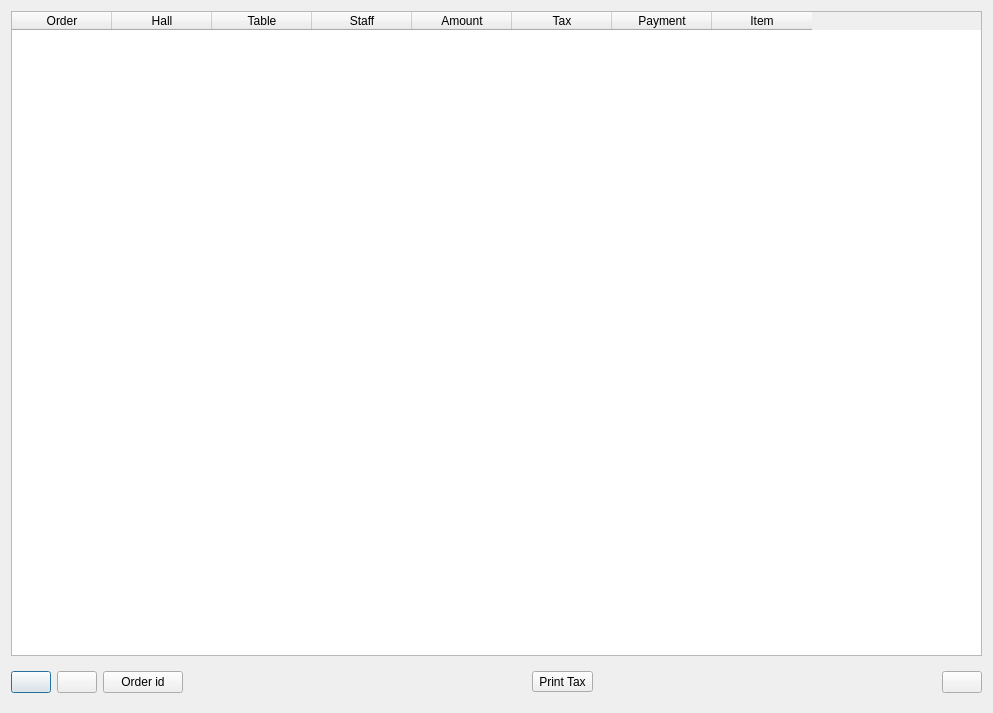
<?xml version="1.0" encoding="UTF-8"?>
<ui version="4.0">
 <class>DlgOrders</class>
 <widget class="QDialog" name="DlgOrders">
  <property name="geometry">
   <rect>
    <x>0</x>
    <y>0</y>
    <width>993</width>
    <height>713</height>
   </rect>
  </property>
  <property name="windowTitle">
   <string>Print Tax</string>
  </property>
  <layout class="QVBoxLayout" name="verticalLayout">
   <item>
    <widget class="QTableWidget" name="tblData">
     <property name="selectionMode">
      <enum>QAbstractItemView::SingleSelection</enum>
     </property>
     <property name="selectionBehavior">
      <enum>QAbstractItemView::SelectRows</enum>
     </property>
     <column>
      <property name="text">
       <string>Order</string>
      </property>
     </column>
     <column>
      <property name="text">
       <string>Hall</string>
      </property>
     </column>
     <column>
      <property name="text">
       <string>Table</string>
      </property>
     </column>
     <column>
      <property name="text">
       <string>Staff</string>
      </property>
     </column>
     <column>
      <property name="text">
       <string>Amount</string>
      </property>
     </column>
     <column>
      <property name="text">
       <string>Tax</string>
      </property>
     </column>
     <column>
      <property name="text">
       <string>Payment</string>
      </property>
     </column>
     <column>
      <property name="text">
       <string>Item</string>
      </property>
     </column>
    </widget>
   </item>
   <item>
    <widget class="QWidget" name="widget" native="true">
     <layout class="QHBoxLayout" name="horizontalLayout">
      <property name="leftMargin">
       <number>0</number>
      </property>
      <property name="rightMargin">
       <number>0</number>
      </property>
      <item>
       <widget class="QPushButton" name="btnDown">
        <property name="text">
         <string/>
        </property>
        <property name="icon">
         <iconset resource="res.qrc">
          <normaloff>:/images/down.png</normaloff>:/images/down.png</iconset>
        </property>
       </widget>
      </item>
      <item>
       <widget class="QPushButton" name="btnUp">
        <property name="text">
         <string/>
        </property>
        <property name="icon">
         <iconset resource="res.qrc">
          <normaloff>:/images/up.png</normaloff>:/images/up.png</iconset>
        </property>
       </widget>
      </item>
      <item>
       <widget class="QPushButton" name="btnByNumber">
        <property name="text">
         <string>Order id</string>
        </property>
       </widget>
      </item>
      <item>
       <spacer name="horizontalSpacer_2">
        <property name="orientation">
         <enum>Qt::Horizontal</enum>
        </property>
        <property name="sizeHint" stdset="0">
         <size>
          <width>238</width>
          <height>20</height>
         </size>
        </property>
       </spacer>
      </item>
      <item>
       <widget class="QToolButton" name="btnPrintTax">
        <property name="text">
         <string>Print Tax</string>
        </property>
        <property name="icon">
         <iconset resource="res.qrc">
          <normaloff>:/images/tax.png</normaloff>:/images/tax.png</iconset>
        </property>
        <property name="toolButtonStyle">
         <enum>Qt::ToolButtonTextUnderIcon</enum>
        </property>
       </widget>
      </item>
      <item>
       <spacer name="horizontalSpacer">
        <property name="orientation">
         <enum>Qt::Horizontal</enum>
        </property>
        <property name="sizeHint" stdset="0">
         <size>
          <width>238</width>
          <height>20</height>
         </size>
        </property>
       </spacer>
      </item>
      <item>
       <widget class="QPushButton" name="btnCancel">
        <property name="text">
         <string/>
        </property>
       </widget>
      </item>
     </layout>
    </widget>
   </item>
  </layout>
 </widget>
 <resources>
  <include location="res.qrc"/>
 </resources>
 <connections/>
</ui>
